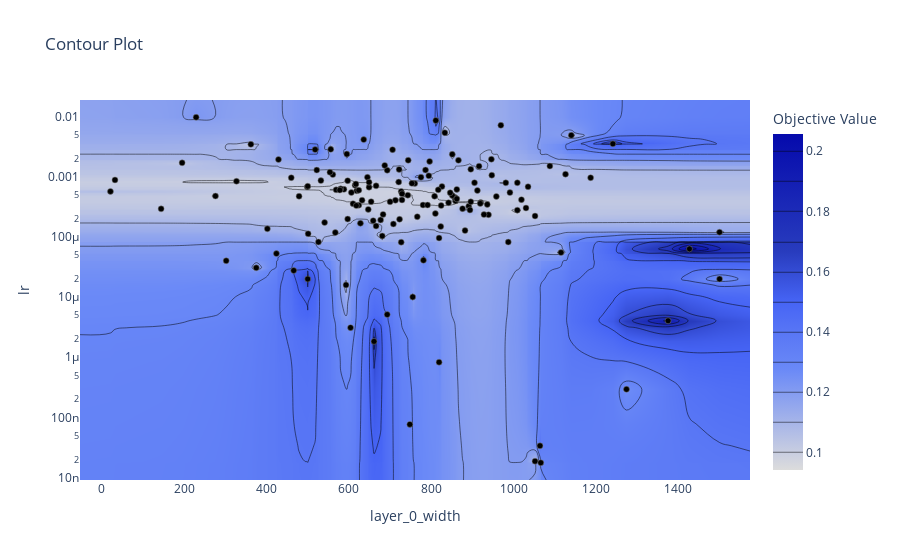

Write notebook code for a chart like this one.
### Code cell
optuna.visualization.plot_contour(study, ["layer_0_width", "lr"])

### Figure 1 — Plotly figure (JSON) as saved in the notebook; plotly's stock layout.template omitted (floating-point values rounded to 4 significant figures; data arrays with more than 128 entries replaced by an {"elided": "..."} marker saying what was removed)
{"data": [{"colorbar": {"title": {"text": "Objective Value"}}, "colorscale": [[0, "rgb(5,10,172)"], [0.35, "rgb(40,60,190)"], [0.5, "rgb(70,100,245)"], [0.6, "rgb(90,120,245)"], [0.7, "rgb(106,137,247)"], [1, "rgb(220,220,220)"]], "connectgaps": true, "contours": {"coloring": "heatmap"}, "hoverinfo": "none", "line": {"smoothing": 1.3}, "reversescale": true, "type": "contour", "x": {"elided": "136 float values"}, "y": {"elided": "151 float values"}, "z": {"elided": "151x136 float values"}}, {"marker": {"color": "black", "line": {"color": "Grey", "width": 0.5}}, "mode": "markers", "showlegend": false, "type": "scatter", "x": {"elided": "150 int values"}, "y": {"elided": "150 float values"}}], "layout": {"title": {"text": "Contour Plot"}, "xaxis": {"range": [-52.95, 1574.0], "title": {"text": "layer_0_width"}}, "yaxis": {"range": [-8.041, -1.723], "title": {"text": "lr"}, "type": "log"}}}
